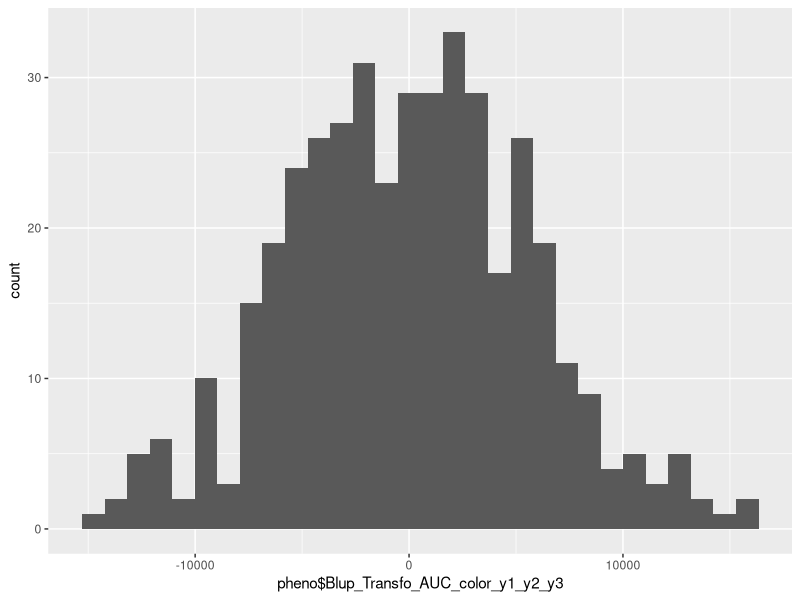
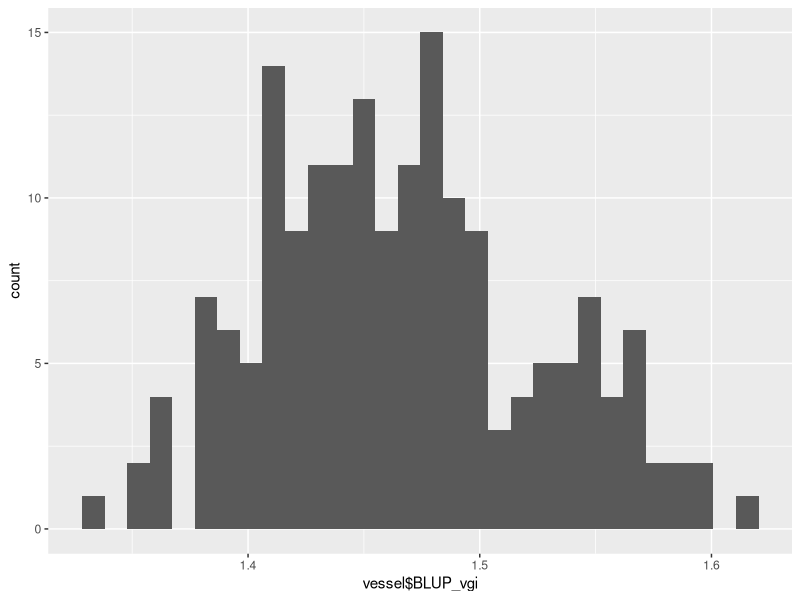
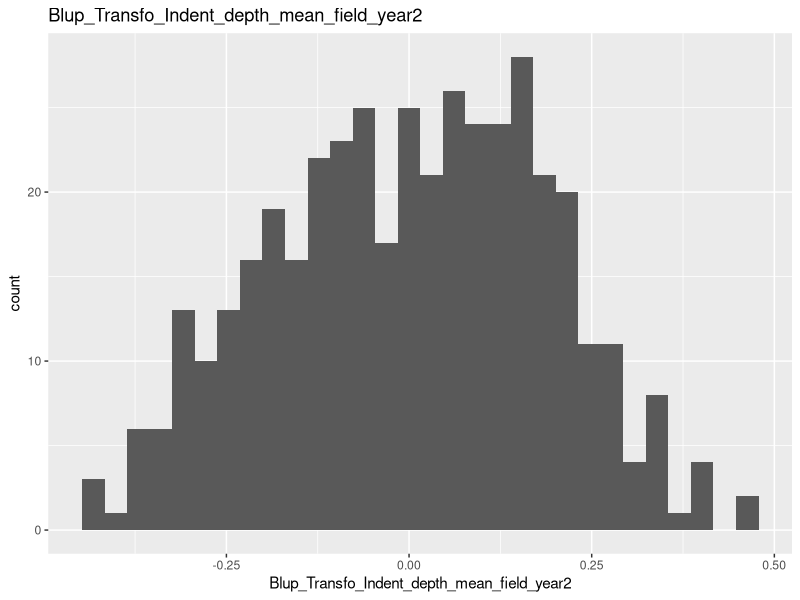
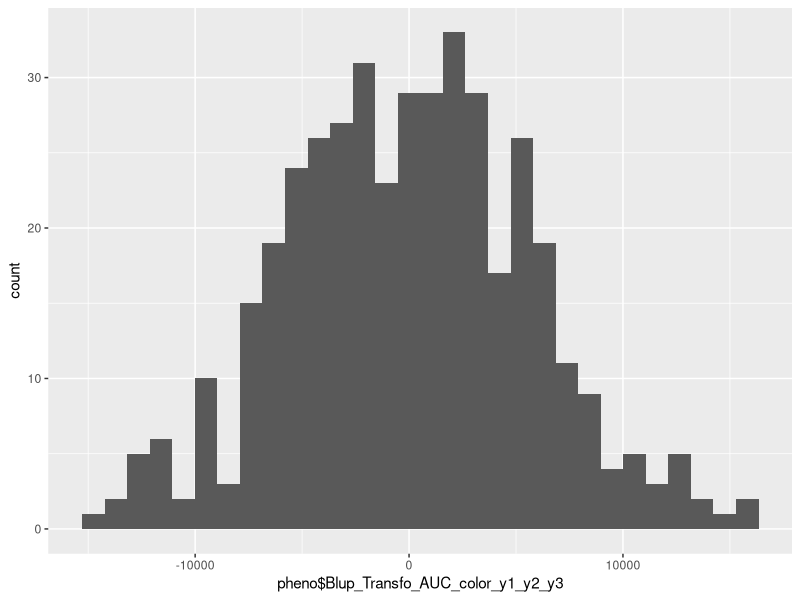
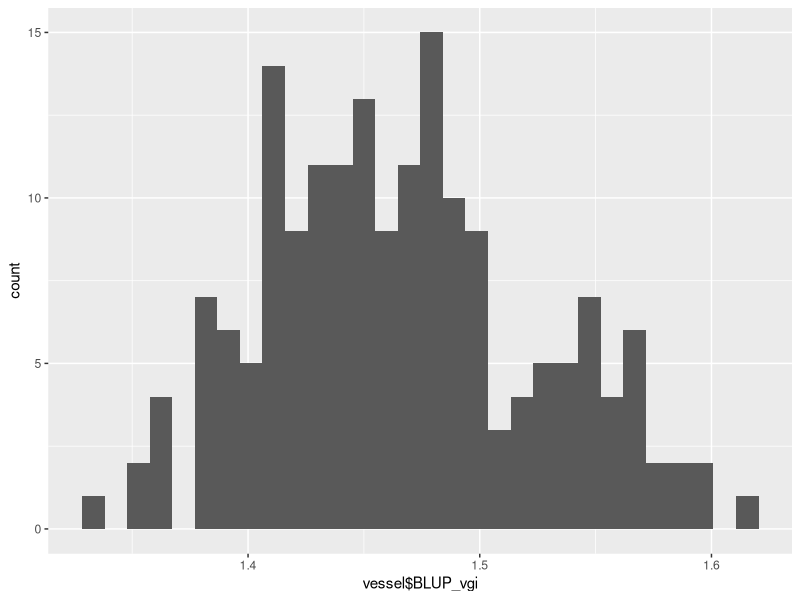
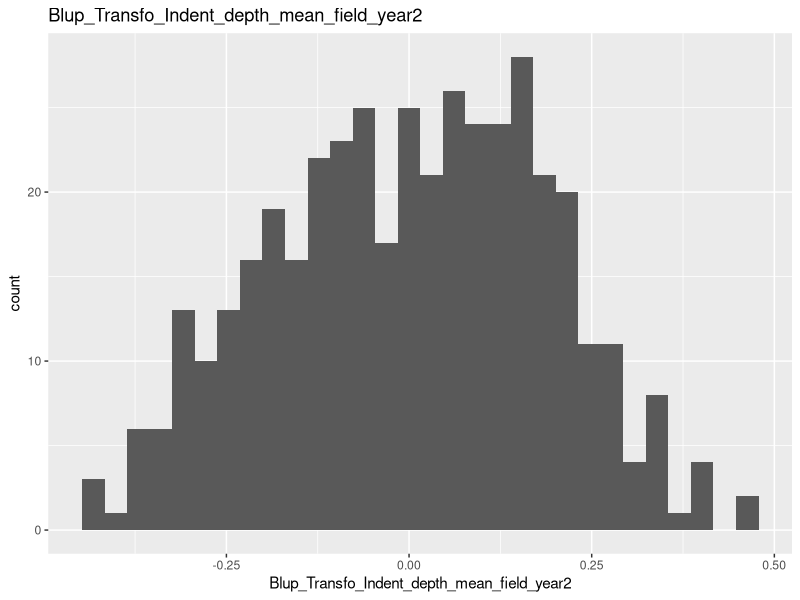

These figures' R source, in order: (Note: this script raises an error after producing the figures.)
## ---- chunk 1
library(tidyverse)
library(ggplot2)
## ---- chunk 2
header <- readLines("../input/pheno_output_table_blup_20220428.txt",n=1)
header <- header %>%
  str_split("\t") %>%
  unlist()
## ---- chunk 3
header.vessel <- readLines("../input/pheno_vessel_20220522.csv",n=1)
header.vessel <- header.vessel %>%
  str_split(",") %>%
  unlist()
## ---- chunk 4
header.leaf <- readLines("../input/pheno_leaf_20220527.txt",n=1)
header.leaf <- header.leaf %>%
  str_split("\t") %>%
  unlist()
## ---- chunk 5
pheno <- read_tsv("../input/pheno_output_table_blup_20220428.txt",col_names = header,comment = "Old")
pheno
## ---- chunk 6
vessel <- read_csv("../input/pheno_vessel_20220522.csv",col_names = header.vessel,comment = "Geno")
colnames(vessel) <- c("Old.Name","BLUP_tree_height","BLUP_mvd","BLUP_cmvd","BLUP_cvf","BLUP_vgi")
vessel
## ---- chunk 7
leaf <- read_tsv("../input/pheno_leaf_20220527.txt",col_names = header.leaf,comment = "Old")
leaf
## ---- chunk 8
headerTP <- readLines("../input/XXX_GWR_IFG_FOrWeier.txt",n=1)
headerTP <- headerTP %>%
  str_split("\t") %>%
  unlist()

crosstype <- read_tsv("../input/XXX_GWR_IFG_FOrWeier.txt", col_names = headerTP, comment = "Old") %>%
  select(Old.Name,CrossType)
crosstype
## ---- chunk 9
pheno <- left_join(pheno,crosstype, by="Old.Name")
pheno
## ---- chunk 10
vessel <- left_join(vessel,crosstype,by = "Old.Name")
vessel
## ---- chunk 11
leaf <- left_join(leaf,crosstype, by="Old.Name")
leaf
## ---- chunk 12
pheno <- pheno %>%
  filter(CrossType == "GWR") 
pheno
## ---- chunk 13
vessel <- vessel %>%
  filter(CrossType == "GWR") 
vessel
## ---- chunk 14
leaf <- leaf %>%
  filter(CrossType == "GWR") 
leaf
## ---- chunk 15
pl <- ggplot(pheno,aes(x = pheno$Blup_Transfo_AUC_color_y1_y2_y3)) +
  geom_histogram() +
  ggtitle(colnames(pheno$Blup_Transfo_AUC_color_y1_y2_y3)) 
pl
ggsave("../output/BiomassPheno1_20220511_2.png")
## ---- chunk 16
pl <- ggplot(vessel,aes(x = vessel$BLUP_vgi)) +
  geom_histogram() +
  ggtitle(colnames(vessel$BLUP_vgi)) 
pl
ggsave("../output/VesselPheno5_20220522.png")
## ---- chunk 17
pl <- ggplot(leaf,aes(x = Blup_Transfo_Indent_depth_mean_field_year2)) +
  geom_histogram() +
  ggtitle("Blup_Transfo_Indent_depth_mean_field_year2") 
pl
ggsave("../output/LeafPheno6_20220528.png")
## ---- chunk 18
pheno.sum <- as.data.frame(matrix(header[-1], nrow = 68))
data.n <- c()
for (i in 2:69) {
  noNA <- !is.na(pheno[[i]])
  noNA <- noNA[noNA == TRUE]
  data.n <- c(data.n, length(noNA))
}
pheno.sum <- cbind(pheno.sum,data.n) %>%
  arrange(desc(data.n))
pheno.sum
## ---- chunk 19
vessel.sum <- as.data.frame(matrix(header.vessel[-1], nrow = 5))
data.n <- c()
for (i in 2:6) {
  noNA <- !is.na(vessel[[i]])
  noNA <- noNA[noNA == TRUE]
  data.n <- c(data.n, length(noNA))
}
vessel.sum <- cbind(vessel.sum,data.n) %>%
  arrange(desc(data.n))
vessel.sum
## ---- chunk 20
leaf.sum <- as.data.frame(matrix(header.leaf[-1], nrow = 91))
data.n <- c()
for (i in 2:92) {
  noNA <- !is.na(leaf[[i]])
  noNA <- noNA[noNA == TRUE]
  data.n <- c(data.n, length(noNA))
}
leaf.sum <- cbind(leaf.sum,data.n) %>%
  arrange(desc(data.n))
leaf.sum
## ---- chunk 21
pheno <- pheno %>%
  arrange(desc(Blup_Transfo_color_y1_y2_y3)) %>%
  select(Old.Name,Blup_Transfo_color_y1_y2_y3, everything())
pheno
## ---- chunk 22
vessel <- vessel %>%
  arrange(desc(BLUP_mvd)) %>%
  select(Old.Name,BLUP_mvd, everything())
vessel
## ---- chunk 23
leaf <- leaf %>%
  arrange(desc(Blup_Transfo_Indent_depth_mean_field_year2)) %>%
  select(Old.Name,Blup_Transfo_Indent_depth_mean_field_year2, everything())
leaf
## ---- chunk 24
pheno1 <- pheno
bulk1 <- pheno1 %>%
  filter(Old.Name == Old.Name[1:30]) %>%
  select(Old.Name,Blup_Transfo_color_y1_y2_y3)
bulk1
## ---- chunk 25
pheno2 <- pheno %>%
  arrange(Blup_Transfo_color_y1_y2_y3) 

bulk2 <- pheno2 %>%
  filter(Old.Name == Old.Name[1:30]) %>%
  select(Old.Name, Blup_Transfo_color_y1_y2_y3)
bulk2
## ---- chunk 26
vessel1 <- vessel
bulk1_height <- vessel1 %>%
  filter(Old.Name == Old.Name[1:40]) %>%
  select(Old.Name, BLUP_cmvd)
bulk1_height
## ---- chunk 27
vessel2 <- vessel %>%
  arrange(BLUP_cmvd) 

bulk2_height <- vessel2 %>%
  filter(Old.Name == Old.Name[1:40]) %>%
  select(Old.Name, BLUP_cmvd)
bulk2_height
## ---- chunk 28
leaf1 <- leaf
bulk1.leaf <- leaf1 %>%
  filter(Old.Name == Old.Name[1:40]) %>%
  select(Old.Name,Blup_Transfo_Indent_depth_mean_field_year2)
bulk1.leaf
## ---- chunk 29
leaf2 <- leaf %>%
  arrange(Blup_Transfo_Indent_depth_mean_field_year2) 

bulk2.leaf <- leaf2 %>%
  filter(Old.Name == Old.Name[1:41]) %>%
  select(Old.Name, Blup_Transfo_Indent_depth_mean_field_year2)
bulk2.leaf
## ---- chunk 30
bulk1 <- bulk1 %>%
  mutate(Group = 1)

bulk2 <- bulk2 %>%
  mutate(Group = 2)

Bulk <- full_join(bulk1, bulk2, by=c("Old.Name","Blup_Transfo_color_y1_y2_y3","Group"))
Bulk
## ---- chunk 31
bulk1_height <- bulk1_height %>%
  mutate(Group = 1)

bulk2_height <- bulk2_height %>%
  mutate(Group = 2)

Bulk.vessel <- full_join(bulk1_height, bulk2_height,by=c("Old.Name","BLUP_cmvd","Group"))
Bulk.vessel
## ---- chunk 32
bulk1.leaf <- bulk1.leaf %>%
  mutate(Group = 1)

bulk2.leaf <- bulk2.leaf %>%
  mutate(Group = 2)

Bulk.leaf <- full_join(bulk1.leaf, bulk2.leaf, by=c("Old.Name","Blup_Transfo_Indent_width_mean_field_year2","Group"))
Bulk.leaf
## ---- chunk 33
res <- wilcox.test(BLUP_cmvd~Group, data = Bulk.vessel)
res
## ---- chunk 34
# Shapiro-Wilk normality test for Bulk1
with(Bulk.vessel, shapiro.test(BLUP_vgi[Group == "1"]))
# Shapiro-Wilk normality test for Bulk2
with(Bulk.vessel, shapiro.test(BLUP_vgi[Group == "2"])) 
## ---- chunk 35
res.ftest <- var.test(BLUP_vgi ~ Group, data = Bulk.vessel)
res.ftest
## ---- chunk 36
res <- t.test(BLUP_vgi ~ Group, data = Bulk.vessel)
res
## ---- chunk 37
bulk.width <- read_csv("../output/bulk_indent_width_20220608.csv")
bulk.depth <- read_csv("../output/bulk_indent_depth_20220608.csv")
bulk.color <- read_csv("../output/bulk_color_20220608.csv")
bulk.mvd <- read_csv("../output/bulk_mvd_20220608.csv")
## ---- chunk 38
old.seq.name <- read_tsv("../output/old_name_unique.txt")
old.seq.name
## ---- chunk 39
bulk.color.seq <- left_join(bulk.color, old.seq.name, by=c("Sample"="Old.Name"))
bulk.color.seq
#write.csv(bulk.color.seq, "../output/bulk_color_seq_20220608.csv")
## ---- chunk 40
bulk.width.seq <- left_join(bulk.width, old.seq.name, by=c("Sample"="Old.Name"))
bulk.width.seq
#write.csv(bulk.depth.seq, "../output/bulk_indent_depth_seq_20220608.csv")
## ---- chunk 41
bulk.depth.seq <- left_join(bulk.depth, old.seq.name, by=c("Sample"="Old.Name"))
bulk.depth.seq
#write.csv(bulk.depth.seq, "../output/bulk_indent_depth_seq_20220608.csv")
## ---- chunk 42
bulk.mvd.seq <- left_join(bulk.mvd, old.seq.name, by=c("Sample"="Old.Name"))
bulk.mvd.seq
#write.csv(bulk.mvd.seq, "../output/bulk_mvd_seq_20220608.csv")
## ---- chunk 43
bulk.w.d <- full_join(bulk.width, bulk.depth, by="Sample")
bulk.w.d.m <- full_join(bulk.w.d, bulk.mvd, by="Sample")
bulk.unique <- bulk.w.d.m %>%
  mutate(Group.width = Group.x, Group.depth = Group.y, Group.mvd = Group) %>%
  select(Sample, Group.width, Group.depth, Group.mvd)
bulk.unique.seq <- left_join(bulk.unique, old.seq.name, by = c("Sample"="Old.Name"))
bulk.unique.seq
write.csv(bulk.unique.seq, "../output/Unique_wdm_samples_20220615.csv")
#write.csv(bulk.w.d, "../output/width_vs_depth_samples_20220615.csv")
#write.csv(bulk.w.m, "../output/width_vs_mvd_samples_20220615.csv")
#write.csv(bulk.d.m, "../output/depth_vs_mvd_samples_20220615.csv")
## ---- chunk 44
write.csv(pheno,"../input/Pheno_pre_GWR_20220506.csv")
